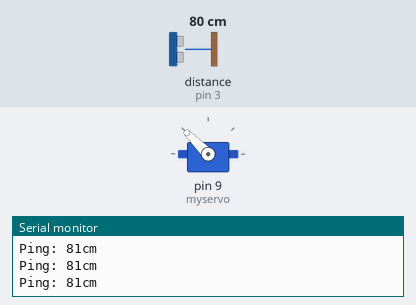
Bench run of a sketch on a simulated Arduino Uno, built with avr-gcc and run on an emulated ATmega328P. On the bench: servo, the last lines printed to the serial monitor. Inputs (shaded band) come from the test bench; at power-on: distance to the obstacle (sensor on pin 3) 80 cm. The echo pulse lasts 58.3 µs per cm.

Above: at 1.2 s.
1.3 s: distance to the obstacle (sensor on pin 3) set to 52 cm
2.8 s: distance to the obstacle (sensor on pin 3) set to 44 cm
At 4.1 s:
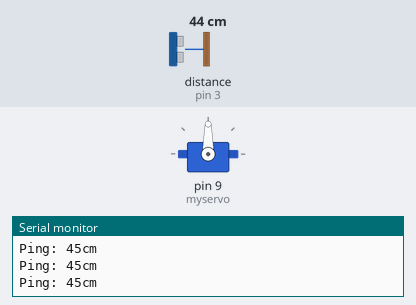
4.4 s: distance to the obstacle (sensor on pin 3) set to 21 cm
5.9 s: distance to the obstacle (sensor on pin 3) set to 17 cm
At 7.0 s:
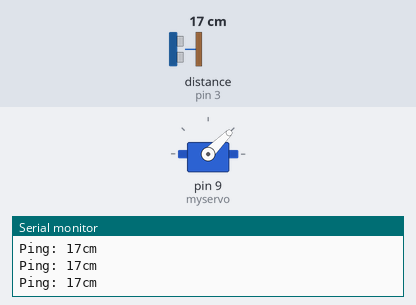
7.5 s: distance to the obstacle (sensor on pin 3) set to 35 cm
At 8.7 s:
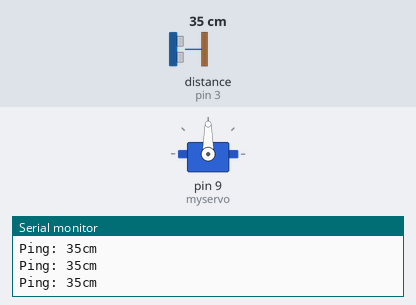
9.1 s: distance to the obstacle (sensor on pin 3) set to 2 cm
At 10.5 s:
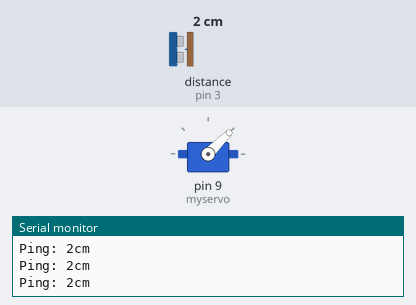
Timing chart, 0 to 11.6 s (numbered marks = the images above; inputs shaded):
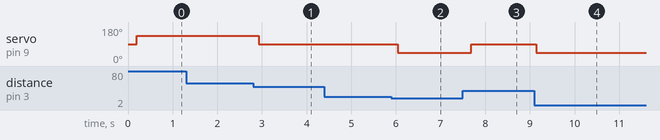

Measured:
- the behaviour switches between 49 and 48 cm on distance to the obstacle (sensor on pin 3) (found by bisection; images 0 and 1)
- the behaviour switches between 20 and 19 cm on distance to the obstacle (sensor on pin 3) (found by bisection; images 1 and 2)
- after the input at 2.8 s, servo on pin 9 (myservo): 135° → 90° after 0.13 s
- after the input at 5.9 s, servo on pin 9 (myservo): 90° → 45° after 0.14 s
- after the input at 7.5 s, servo on pin 9 (myservo): 45° → 90° after 0.19 s
- after the input at 9.1 s, servo on pin 9 (myservo): 90° → 45° at once

The sketch:

HC-SR04_met_libary___servo.ino.ino
```cpp
#include <Servo.h>
Servo myservo;  // create servo object to control a servo
int val;    // variable to read the value from the analog pin

#include <NewPing.h>
#define TRIGGER_PIN  2  // Arduino pin tied to trigger pin on the ultrasonic sensor.
#define ECHO_PIN     3  // Arduino pin tied to echo pin on the ultrasonic sensor.
#define MAX_DISTANCE 200 // Maximum distance we want to ping for (in centimeters). Maximum sensor distance is rated at 400-500cm.

NewPing sonar(TRIGGER_PIN, ECHO_PIN, MAX_DISTANCE); // NewPing setup of pins and maximum distance.

void setup() {
  Serial.begin(9600); // Open serial monitor at 115200 baud to see ping results.
  myservo.attach(9);  // attaches the servo on pin 9 to the servo object
}

void loop() {
  delay(200);// Wait 50ms between pings (about 20 pings/sec). 29ms should be the shortest delay between pings.
  myservo.write(135);// sets the servo position according to the scaled value
  if (sonar.ping_cm()>= 50){
    myservo.write(135);// sets the servo position according to the scaled value
  }
  else if (sonar.ping_cm() < 20){
    myservo.write(45);// sets the servo position according to the scaled value
  }
  else{
     myservo.write(90);// sets the servo position according to the scaled value
  }
  Serial.print("Ping: ");
  Serial.print(sonar.ping_cm()); // Send ping, get distance in cm and print result (0 = outside set distance range)
  Serial.println("cm");
}
```
